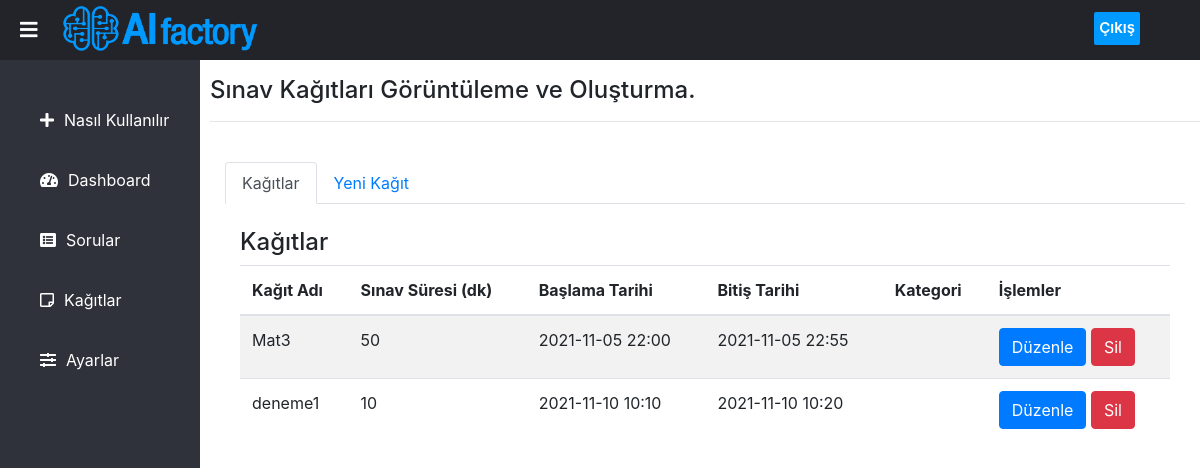
The page /papers.php (signed in) on the database as committed earlier.
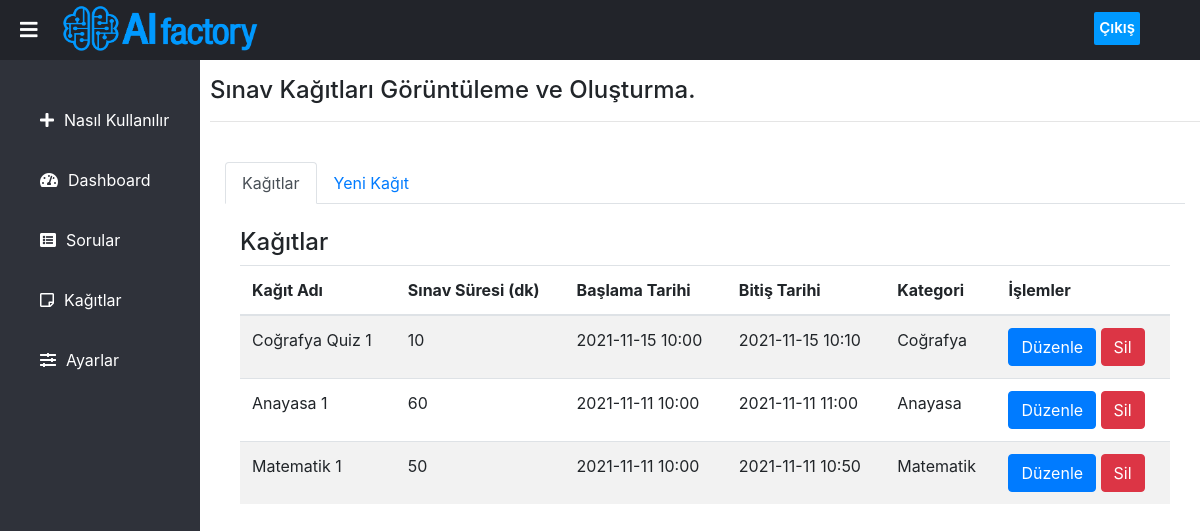
The same page on the database as committed later.
### tables this page shows
CREATE TABLE `papers` (
  `paper_id` int(11) NOT NULL,
  `paper_name` varchar(55) NOT NULL,
  `min_pass_score` int(3) NOT NULL,
  `mark_per_question` int(3) NOT NULL,
  `paper_duration` int(11) NOT NULL,
  `start_date` datetime NOT NULL,
  `end_date` datetime NOT NULL,
  `category` varchar(20) NOT NULL,
  `questions` varchar(1000) NOT NULL
);

### papers.php (the view, shortened to what this page needs)
<?php
    include_once 'sidebar.php';
    include_once 'connect.php';
?>
<div class="content">
    <section>
        <h4 class="mt-3">Sınav Kağıtları Görüntüleme ve Oluşturma.</h4><hr>
        <div class="container mt-3">
            <br>
            <ul class="nav nav-tabs" id="myTab">
                <li class="nav-item">
                    <a href="#home" class="nav-link active" data-toggle="tab">Kağıtlar</a>
                </li>
                <li>
                    <a href="#menu1" class="nav-link" data-toggle="tab">Yeni Kağıt</a>
                </li>
            </ul>
            <div class="tab-content">
                <div id="home" class="container tab-pane active">
                    <br>
                    <h4>Kağıtlar</h4>
                    <table class="table table-striped">
                        <thead>
                            <tr>
                                <th scope="col">Kağıt Adı</th>
                                <th scope="col">Sınav Süresi (dk)</th>
                                <th scope="col">Başlama Tarihi</th>
                                <th scope="col">Bitiş Tarihi</th>
                                <th scope="col">Kategori</th>
                                <th scope="col">İşlemler</th>
                            </tr>
                        </thead>
                        <tbody>
                            <?php
                                $result = mysqli_query($link, "SELECT paper_id,paper_name, paper_duration, start_date, end_date, category FROM papers");
                                if($result -> num_rows > 0){
                                    while($row = mysqli_fetch_array($result)){
                                        $temp=$row['paper_id'];
                            ?>
                                <tr>
                                    <td><?php echo $row['paper_name'];?></td>
                                    <td><?php echo $row['paper_duration'];?></td>
                                    <td><?php echo date("Y-m-d H:i",strtotime($row['start_date']));?></td>
                                    <td><?php echo date("Y-m-d H:i",strtotime($row['end_date'])); ?></td>
                                    <td><?php echo $row['category'];?></td>
                                    <td>
                                        <a class="btn btn-primary" href="./components/edit_paper.php?paperid=<?php echo $temp; ?>">Düzenle</a>
                                        <a class="btn btn-danger" href="./components/delete_paper.php?paperid=<?php echo $temp; ?>">Sil</a>
                                </tr>
                                <?php
                                    }
                                    }else{
                                        echo "Hiç soru kağıdı bulunamadı.";
                                    }
                                ?>
                        </tbody>
                    </table>
                </div>
            </div>
        </div>
    </section>
</div>

### sidebar.php (shortened to what this page needs)
<!DOCTYPE html>
<html lang="en" dir="ltr">
    <head>
        <link rel="stylesheet" href="./Styles/style.css"/>
        <link rel="stylesheet" href="https://cdnjs.cloudflare.com/ajax/libs/font-awesome/5.15.3/css/all.min.css" />
        <link rel="stylesheet" href="https://cdn.jsdelivr.net/npm/bootstrap@4.6.0/dist/css/bootstrap.min.css">
    </head>
    <body>
        <header>
            <label for="check"><i class="fas fa-bars" id="sidebar_btn"></i></label>
            <div class="left_area"><img class="mini-logo" src="./Images/AI-logo.png"/></div>
            <div class="right_area">
                <a href="logout.php" class="logout_btn">Çıkış</a>
            </div>
        </header>
        <div class="sidebar">
            <a href="howto.php"><i class="fas fa-plus"></i><span>Nasıl Kullanılır</span></a>
            <a href="dashboard.php"><i class="fas fa-tachometer-alt"></i><span>Dashboard</span></a>
            <a href="questions.php"><i class="fas fa-list-alt"></i><span>Sorular</span></a>
            <a href="papers.php"><i class="far fa-sticky-note"></i><span>Kağıtlar</span></a>
            <a href="settings.php"><i class="fas fa-sliders-h"></i><span>Ayarlar</span></a>
        </div>
    </body>
</html>

### Styles/style.css (style rules this page uses)
body { margin: 0px; padding: 0px; font-family: 'Roboto', sans-serif; }
header { position: fixed; background: #22242A; width: 100%; height: 60px; z-index: 999; }
label #sidebar_btn { z-index: 1; position: fixed; color: #fff; cursor: pointer; font-size: 20px; padding:10px 20px; transition:0.5s; transition-property: color; }
.left_area img { width: 220px; height: 55px; margin-top: -20px; margin-left: 60px; }
.mini-logo { width: 200px !important; height: 50px !important; }
.logout_btn { padding:5px; text-decoration: none; color:#fff; background: #0099FF; border-radius: 2px; margin-top:-42px; margin-right: 60px; float:right; font-size: 15px; font-weight: 600; transition: 0.5s; transition-property: background; }
.sidebar { background: #2F323A; margin-top: 60px; padding-top: 30px; position: fixed; left: 0; width: 200px; height: 100%; transition: 0.5s; transition-property: left; }
.sidebar a { color:#fff; display: block; width: 100%; line-height: 60px; text-decoration: none; padding-left: 40px; box-sizing: border-box; transition: 0.5s; transition-property: background; }
.sidebar i { padding-right: 10px; }
.content { margin-left: 210px; transition:0.5s; }
section { padding-top: 60px; height: 100vh; }

Rows that differ between the two databases and show on the page:
removed papers: paper_name "deneme1", paper_duration "10", start_date "2021-11-10 10:10", end_date "2021-11-10 10:20"
added papers: paper_name "Coğrafya Quiz 1", paper_duration "10", start_date "2021-11-15 10:00", end_date "2021-11-15 10:10", category "Coğrafya"
changed papers: paper_name "Mat3" → "Anayasa 1"; paper_duration "50" → "60"; start_date "2021-11-05 22:00" → "2021-11-11 10:00"; end_date "2021-11-05 22:55" → "2021-11-11 11:00"; category (not shown) → "Anayasa"
added papers: paper_name "Matematik 1", paper_duration "50", start_date "2021-11-11 10:00", end_date "2021-11-11 10:50", category "Matematik"
